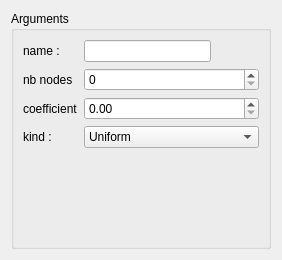
<?xml version="1.0" encoding="UTF-8"?>
<ui version="4.0">
 <class>LawDialog</class>
 <widget class="QDialog" name="LawDialog">
  <property name="geometry">
   <rect>
    <x>0</x>
    <y>0</y>
    <width>282</width>
    <height>260</height>
   </rect>
  </property>
  <property name="windowTitle">
   <string>Law</string>
  </property>
  <layout class="QVBoxLayout" name="verticalLayout">
   <item>
    <widget class="QGroupBox" name="groupBox">
     <property name="title">
      <string>Arguments</string>
     </property>
     <layout class="QFormLayout" name="formLayout">
      <item row="0" column="0">
       <widget class="QLabel" name="label">
        <property name="text">
         <string>name :</string>
        </property>
       </widget>
      </item>
      <item row="0" column="1">
       <widget class="QLineEdit" name="name_le">
        <property name="maximumSize">
         <size>
          <width>127</width>
          <height>16777215</height>
         </size>
        </property>
       </widget>
      </item>
      <item row="1" column="0">
       <widget class="QLabel" name="label_3">
        <property name="text">
         <string>nb nodes</string>
        </property>
       </widget>
      </item>
      <item row="1" column="1">
       <widget class="QSpinBox" name="nb_nodes_spb"/>
      </item>
      <item row="2" column="0">
       <widget class="QLabel" name="label_4">
        <property name="text">
         <string>coefficient</string>
        </property>
       </widget>
      </item>
      <item row="2" column="1">
       <widget class="QDoubleSpinBox" name="coeff_spb"/>
      </item>
      <item row="3" column="0">
       <widget class="QLabel" name="label_2">
        <property name="text">
         <string>kind : </string>
        </property>
       </widget>
      </item>
      <item row="3" column="1">
       <widget class="QComboBox" name="kind_cb">
        <item>
         <property name="text">
          <string>Uniform</string>
         </property>
        </item>
        <item>
         <property name="text">
          <string>Arithmetic</string>
         </property>
        </item>
        <item>
         <property name="text">
          <string>Geometric</string>
         </property>
        </item>
       </widget>
      </item>
     </layout>
    </widget>
   </item>
  </layout>
 </widget>
 <resources/>
 <connections/>
</ui>
